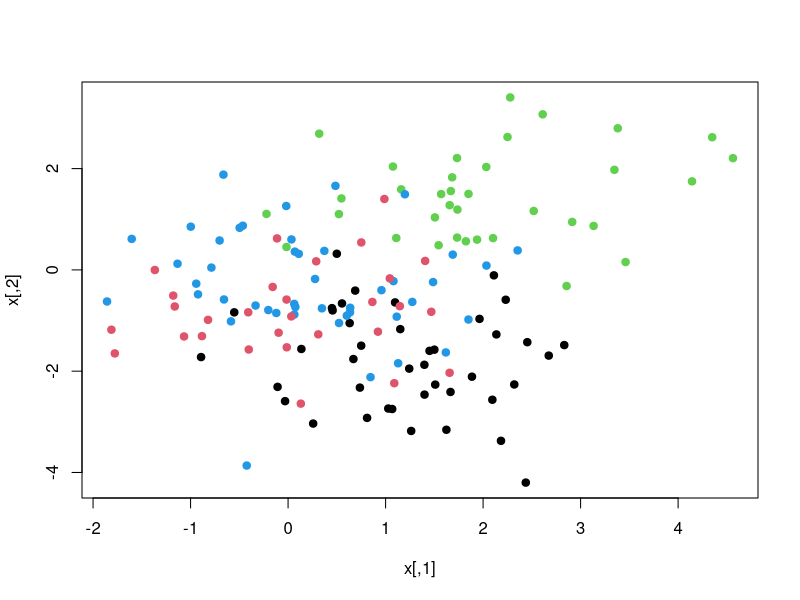
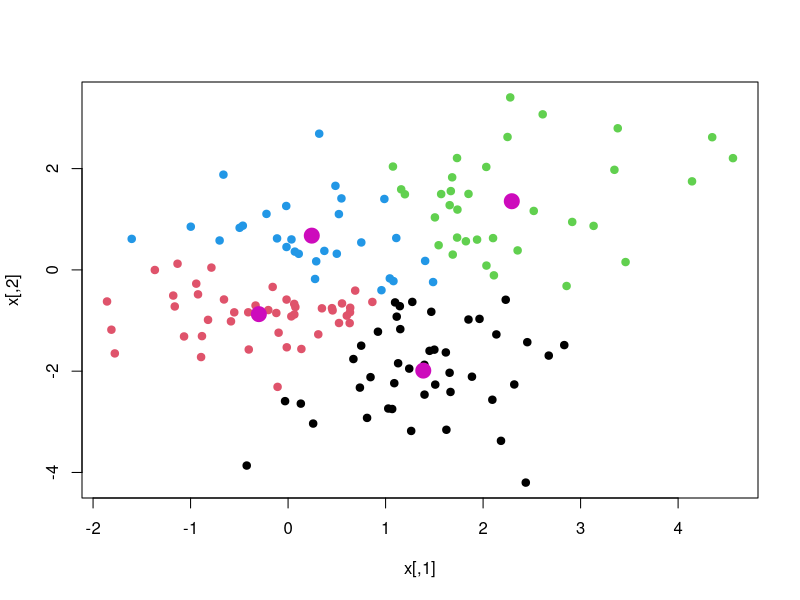
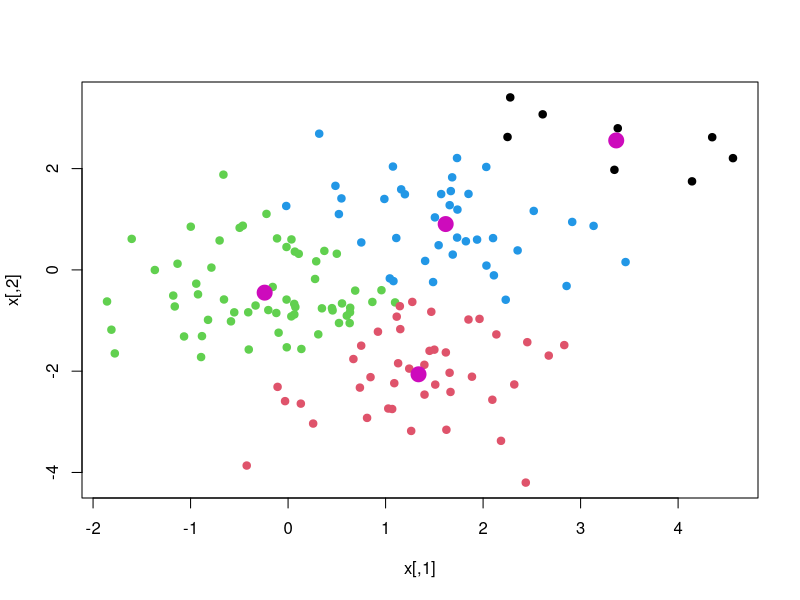
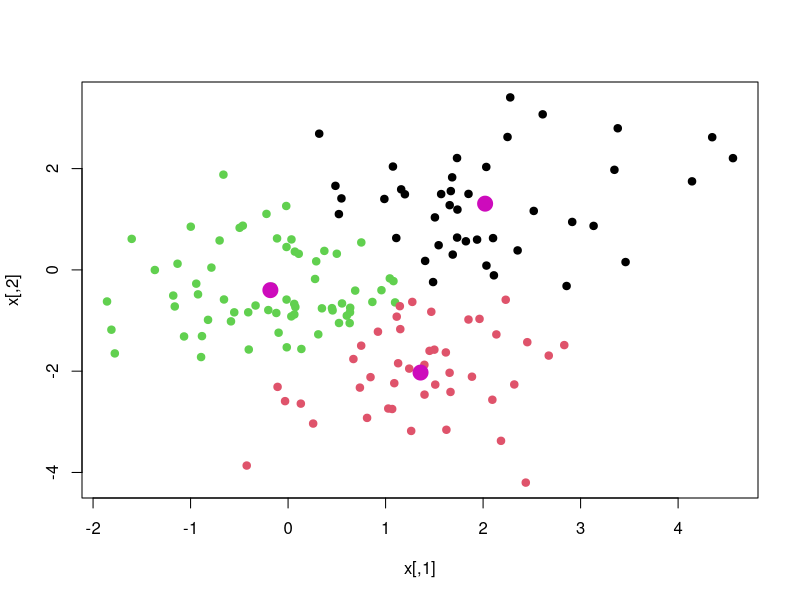
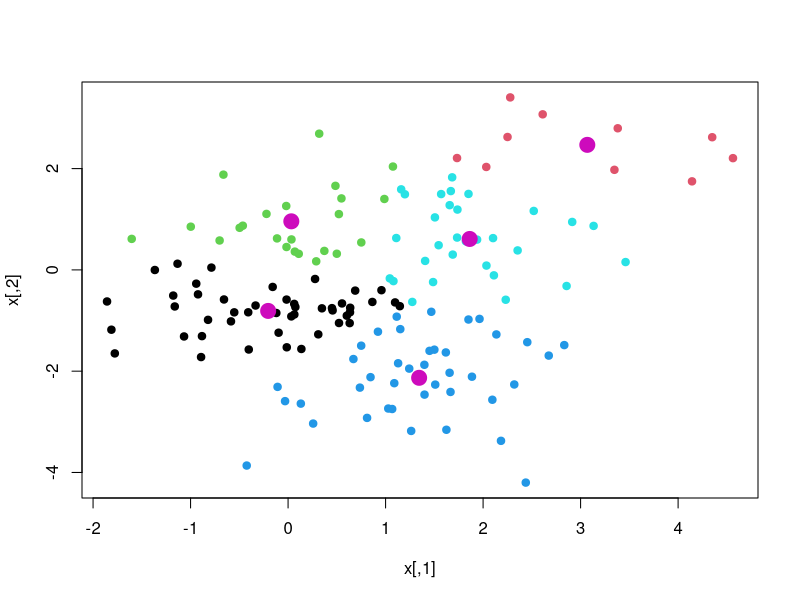
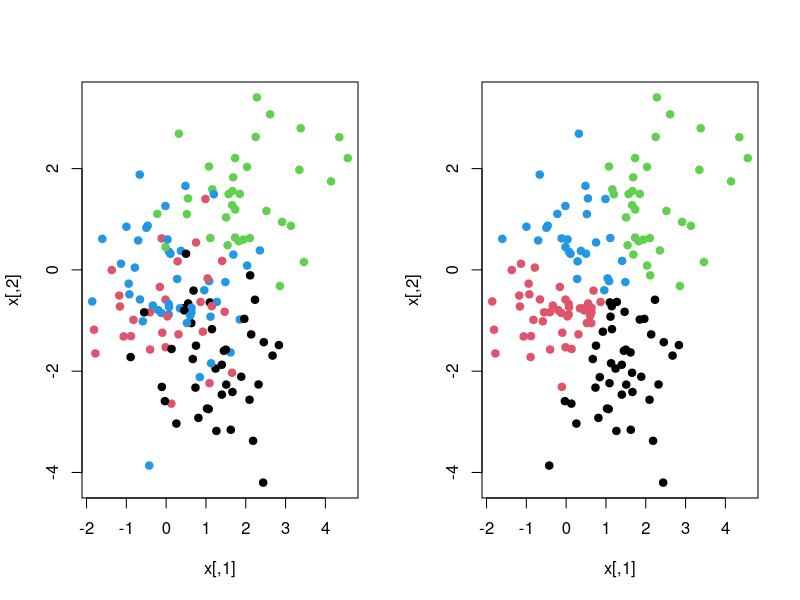
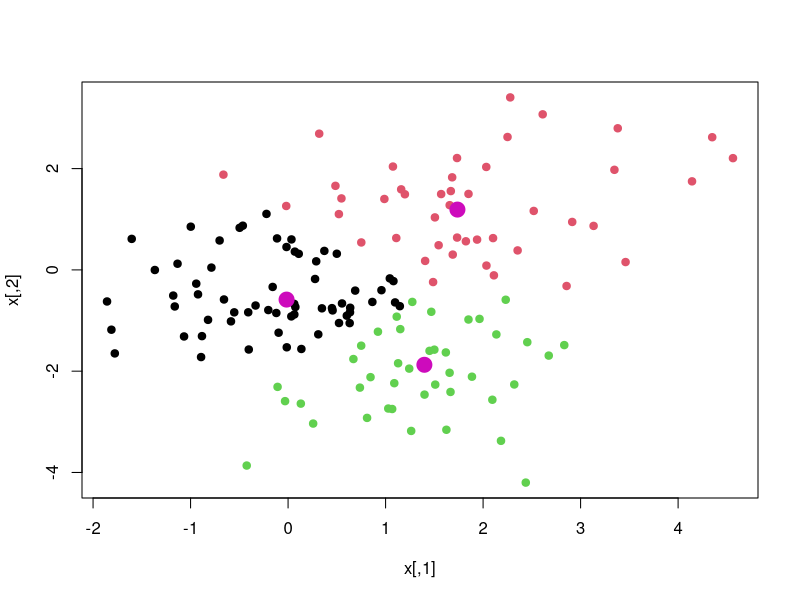
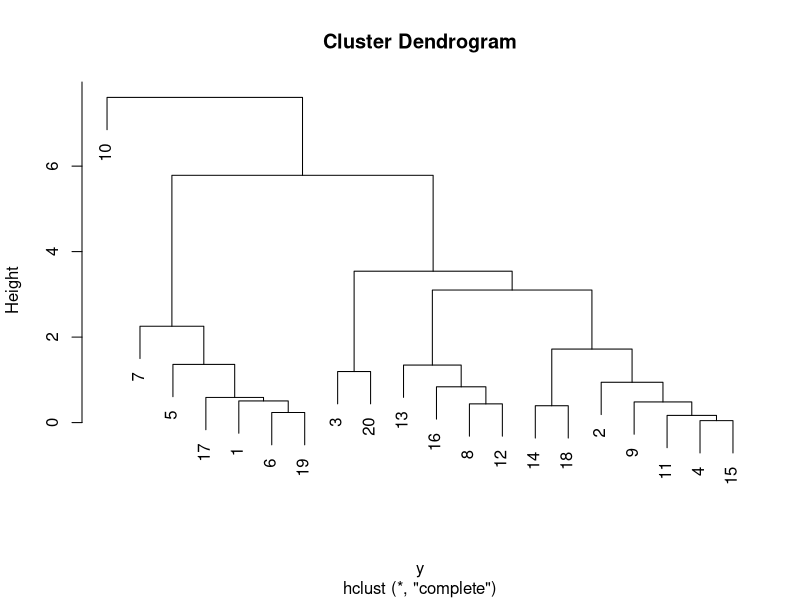

Reproduce these figures in R, in order.
################################# DAMI Programming Assignment 2: Clustering ##################################

## IMPORTANT! In this document, when you see [FIXME], that is where you should fill in your corresponding R code! 

## If would like to implement every part by yourself, in your submissions, you just comment out the provided codes, and write down your own codes in the corresponding place instead!


###### Part 1: Euclidean Distance ######

# First create a 2*2 matrix A, where each row represent an observation point
A <- matrix(c(1.7, 5, 4, 72), 2, 2, byrow = T) 
A
# Then calculate the Euclidean distance between the two observation points
eu.distance <- function(x,y) sqrt(sum((x-y)^2))
d <- eu.distance(A[1,],A[2,]) # 3 points
print(d)




###### Part 2: Generate a Fake Dataset ######

set.seed(5)
x <- matrix(rnorm(300), 150, 2) # The dataset contains 150 observations, each of which is described by a two-element vector
xmean <- matrix(rnorm(8), 4, 2) # Generate a deviation matrix
which <- sample(1:4, 150, replace = T) # Randomly sample of number 1-4 for 150 times with replacement
x <- x + xmean[which, ] # Add the deviation to dataset in four randomly formed groups
plot(x, col = which, pch = 19) # Plot the distribution of the observation points


###### Part 3: K-Means Clustering ######


# Slightly complicated solution #
x.cluster <- cbind(x, which) # Add the randomly sampled 1-4 (a new column) to the dataset as the initial clusters (in this case, we specify 4 clusters)
while(TRUE){
  centroid <- c() # Create an empty vector to put the centroids
  for(g in 1:4){ # In this for loop, the position of each centroid is calculated - mean of observations assigned to each centroid
    centroid <- c(centroid, mean(x.cluster[x.cluster[, 3] == g, 1]), mean(x.cluster[x.cluster[, 3] == g, 2]))
  }
  centroid <- matrix(centroid, 4, 2, byrow = T) # Reform the vector into a matrix where each row is one centroid
  distance <- c()
  for(i in 1:nrow(x)){ # In this for loop, each observation is reassigned its closest centroid
    for(j in 1:4){ # First to calculate the Euclidean distance between each observation and each centroid
      dis <- eu.distance(x[i,],centroid[j,]) # 3 points
      distance <- c(distance, dis)
    }
  }
  distance <- matrix(distance, 150, 4, byrow = T) # Create the matrix where each row is an observation and each column is its distance to the four centroids
  centroid.label <- apply(distance, 1, which.min) # Choose the centroid with the shortest distance
  if(all(centroid.label == x.cluster[, 3])){ # If the centroid is not changing any more for each observation, stop the iteration
    km.clusters <- centroid.label
    centroid.matrix <- centroid
    break
  }else{ # Otherwise, assign the new centroids to the dataset, and continue the iteration
    x.cluster[, 3] <- centroid.label

    # Test code to check the evolution of clusters
    #plot(x, col = centroid.label, pch = 19)
    #points(centroid, pch = 19, col = 6, cex = 2)

  }  
}
# 4 points
plot(x, col = km.clusters, pch = 19) # Plot the clustered observation points 
points(centroid.matrix, pch = 19, col = 6, cex = 2) # Add centroids to the plot

# Easy Solution #
km.out <- kmeans(x, 4)
km.out
plot(x, col = km.out$cluster, pch = 19)
points(km.out$centers, pch = 19, col = 6, cex = 2)

# 4 points

# Try 3 clusters with kmeans function and plot the clusters

km.out <- kmeans(x, 3)
km.out
plot(x, col = km.out$cluster, pch = 19)
points(km.out$centers, pch = 19, col = 6, cex = 2)

# Try 5 clusters with kmeans function and plot the clusters

km.out <- kmeans(x, 5)
km.out
plot(x, col = km.out$cluster, pch = 19)
points(km.out$centers, pch = 19, col = 6, cex = 2)


# Plot original data and clustered data together #
par(mfcol = c(1, 2)) # create plotting structure of two plots in a row
plot(x, col = which, pch = 19) # plot observations with randomly assigned clusters
plot(x, col = centroid.label, pch = 19) # plot observations after clustering
dev.off() # quit the plotting structure settings


###### Part 4: K-medoids clustering ######

# install package "cluster"
library(cluster)
# generate a dissimilarity matrix for all the data points in data x, using the Euclidean distance. Hint: use the dist() function is most straight forward.
dismat <- dist(x, method = "euclidean") # 2 points
# run the pam() function with 3 clusters using the dismat generated above
med <- pam(dismat,3,diss=T) # 3 points
# extract the clusters for all data points and the medoids from the outputs of med.
clusters <- med$clustering # 1 point
medoids <- x[med$medoids,]  # 1 point
# plot the clustered data points, where color is decided by the clusters, and add the resulted medoids 
plot(x, col = clusters, pch = 19)   # 1 point
points(medoids, pch=19, col=6, cex=2)  # 1 point


###### Part 5: Hierarchical Clustering ######

# Calculate Inter-Observation Distances #
## If there are n observations, we need to calculate n*(n-1)/2 unique inter-observation distances. 
## It is because the distance between the same observation is zero, and distance between A and B is the same with the distance between B and A.  

# Euclidean distance function 1:
ed1 <- c()
for(i in 1:nrow(x)){
  for(j in 1:nrow(x)){
    if(i < j){
      ed <- eu.distance(x[i,],x[j,]) # 3 points
      ed1 <- c(ed1, ed)
    }
  }
}

# Euclidean distance function 2:
ed2 <- dist(x, method = "euclidean") # the default method

# Plot Cluster Dendrogram #
# First take out a subset of the original observations. In this case, we randomly select 20 observations for the purpose of clear demonstration in the dendrogram
where <- sample(1:nrow(x), 20, replace = F)
x.part <- x[where, ]
# Then calculate the inter-observation distances
y <- dist(x.part) # use either method 1 or 2 to calculate the Euclidean distance

# Function for hierarchical clustering
hc.complete <- hclust(y, method = "complete")
# Plot the dendrogram
plot(hc.complete)

# 4 points

# Try single with hclust function and plot the dendrogram

hc.single <- hclust(y,method="single")
plot(hc.single)

# Try average with hclust function and plot the dendrogram

hc.average <- hclust(y,method="average")
plot(hc.average)

########################################### END ##############################################